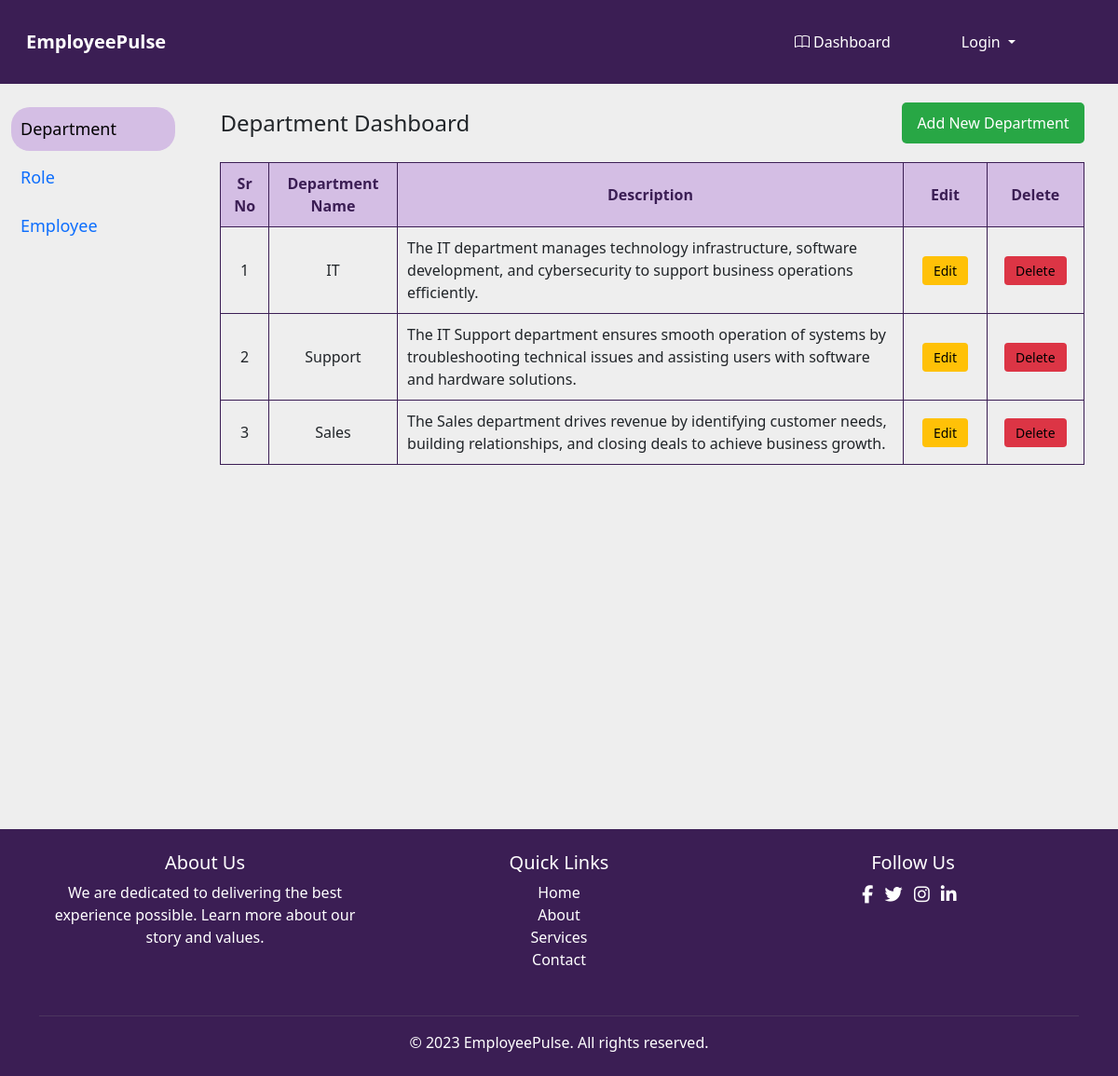
The app's page /department, older data.
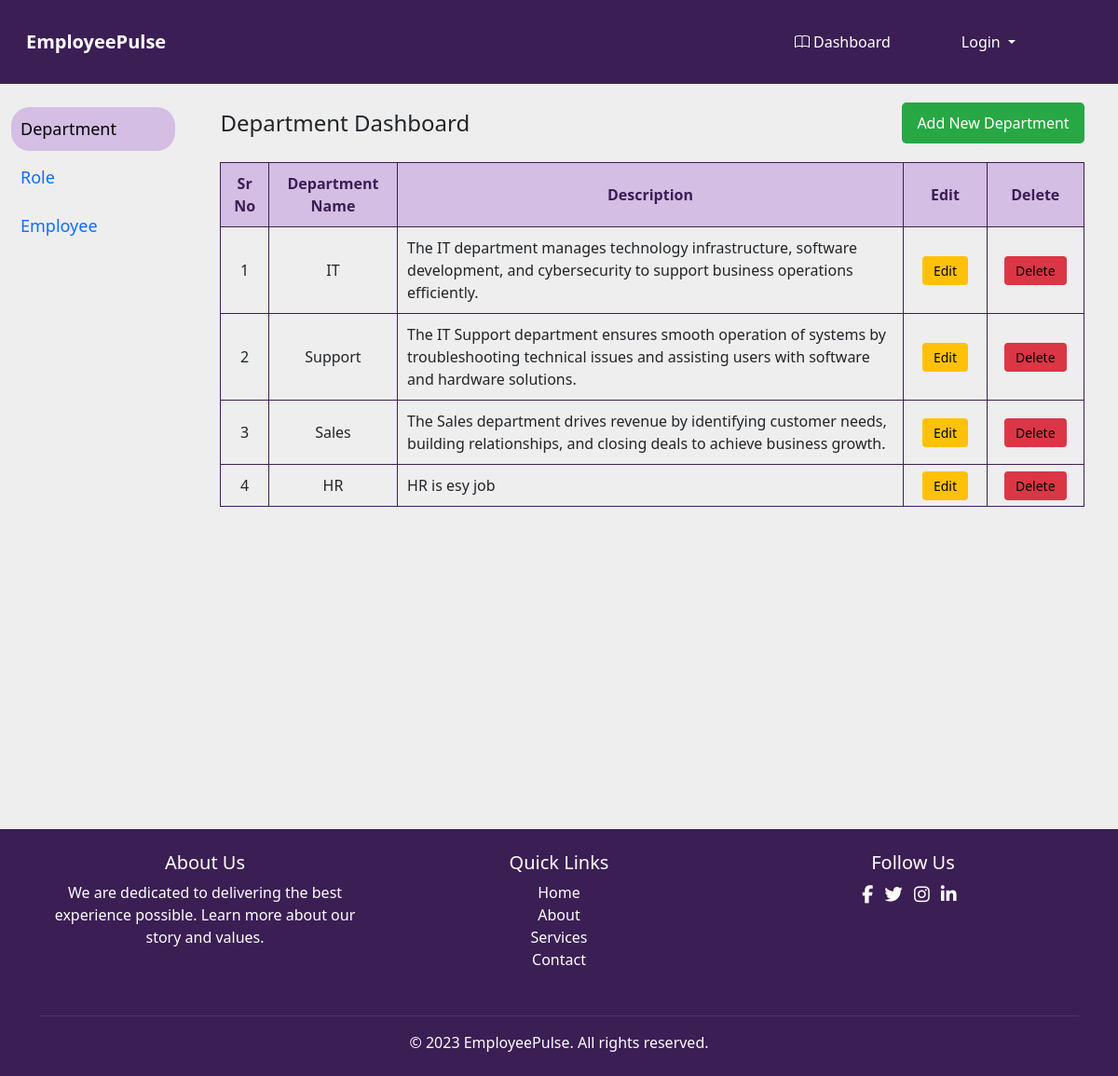
The same page, newer data.
### app/models.py (models this page shows, shortened)
class Dept(models.Model):
    dept_id = models.BigAutoField(primary_key=True)
    dept_name = models.CharField(max_length=100)
    desc = models.CharField(max_length=200)
    created_at = models.DateTimeField(auto_now_add=True)
    updated_at = models.DateTimeField(auto_now=True)
    status = models.BooleanField(default=True)

### app/views.py (the view)
# urls.py: path('department', views.department),
def department(request):
    context={}
    d = Dept.objects.all().order_by('dept_id')
    context['data']=d
    return render(request, 'department.html',context)

### templates/department.html (shortened to what this page needs)
{% extends 'base.html' %}
{% load static %}
{% block 'main' %}
<div class="dept-container">
    <div class="dept-header">
        <h2>Department Dashboard</h2>
        <button class="dept-add-btn" onclick="showForm()">Add New Department</button>
    </div>
    <table class="dept-table">
        <thead>
            <tr>
                <th>Sr No</th>
                <th>Department Name</th>
                <th>Description</th>
                <th>Edit</th>
                <th>Delete</th>
            </tr>
        </thead>
        <tbody>
            {% for i in data %}
            <tr>
                <td>{{ forloop.counter }}</td>
                <td>{{ i.dept_name }}</td>
                <td style="text-align: left;">{{ i.desc }}</td>
                <td>
                    <a href="#" onclick="showEditForm('{{ i.dept_name }}', '{{ i.desc }}', '{{ i.dept_id }}')"
                        class="dept-edit-btn" style="text-decoration: none; color: black;">
                        Edit
                    </a>
                </td>
                <td>
                    <a href="/del_dept/{{ i.dept_id }}" class="dept-delete-btn" style="text-decoration: none; color: black;">
                        Delete
                    </a>
                </td>
            </tr>
            {% endfor %}
        </tbody>
    </table>
</div>
{% endblock 'main' %}

Row changes from the older to the newer data that the page shows:
added Dept: dept_name "HR", desc "HR is esy job"
